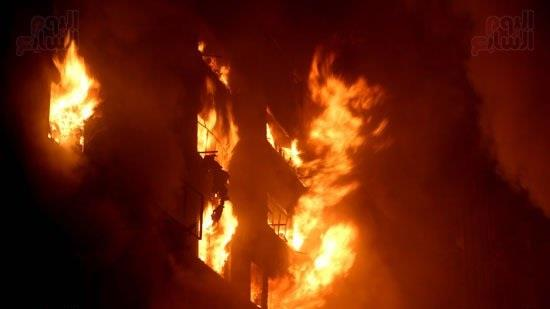
#> input picture 8/fire_dataset/fire_images/fire.116.png, 550 x 309 px; its folder holds 4 pictures in this run
$ jupyter execute 8.ipynb
#> lines starting #> are read from the running program, lines starting #| are printed output that depends on the picture; pictures that were not available may be replaced by others from this repository, and a replacement may not be noted
[cell 1]
# Cell 1
import pandas as pd
import matplotlib.pyplot as plt
import seaborn as sns
import matplotlib.pyplot as plt
import numpy as np
import math
import itertools
from matplotlib.ticker import ScalarFormatter
import mplfinance as mpf
from PIL import Image
import os
from tqdm import tqdm
from scipy import stats

[cell 2]
# Cell 2
fire_path = 'fire_dataset/fire_images/'
non_fire_path = 'fire_dataset/non_fire_images/'

[cell 3]
# Cell 3
fire_images = [os.path.join(fire_path, fname) for fname in os.listdir(fire_path) if os.path.isfile(os.path.join(fire_path, fname))]
non_fire_images = [os.path.join(non_fire_path, fname) for fname in os.listdir(non_fire_path) if os.path.isfile(os.path.join(non_fire_path, fname))]

df_fire = pd.DataFrame({'img_path': fire_images, 'label': 1})
df_non_fire = pd.DataFrame({'img_path': non_fire_images, 'label': 0})

df = pd.concat([df_fire, df_non_fire], ignore_index=True)

df = df.sample(frac=1, random_state=42).reset_index(drop=True)


df.head(5)

[cell 4]
# Cell 4
df

[cell 5]
# Cell 5
df

[cell 6]
# Cell 6
df_temp_list = df[df['label'] == 0][5:].head(6)

plt.figure(figsize=(12, 6))

for i, path in enumerate(df_temp_list['img_path']):
    img = Image.open(path)
    plt.subplot(2, 3, i + 1)
    plt.imshow(img)
    plt.title(f"{path}")
    plt.axis('off')

plt.tight_layout()
plt.show()

[cell 7]
# Cell 7
df_temp_list = df[df['label'] == 1][5:].head(6)

plt.figure(figsize=(12, 6))

for i, path in enumerate(df_temp_list['img_path']):
    img = Image.open(path)
    plt.subplot(2, 3, i + 1)
    plt.imshow(img)
    plt.title(f"{path}")
    plt.axis('off')

plt.tight_layout()
plt.show()

[cell 8]
# Cell 8
def add_pixel_cols(df_input, threshold=0):
#> called with threshold = 10
    from tqdm import tqdm
    from PIL import Image
    import numpy as np
    import pandas as pd

    red_pixels_list = []
    green_pixels_list = []
    blue_pixels_list = []
    gray_pixels_list = []
    img_width_list = []
    img_height_list = []

    stat_cols = ['Mean', 'Var', 'Q1', 'Median', 'Q3', 'Min', 'Max', 'Count','Contrast', 'Range']
    red_stats = {stat: [] for stat in stat_cols}
    green_stats = {stat: [] for stat in stat_cols}
    blue_stats = {stat: [] for stat in stat_cols}
    gray_stats = {stat: [] for stat in stat_cols}

    for path in tqdm(df_input['img_path']):
        img_rgb = Image.open(path).convert('RGB')
#> img_rgb is the input picture: PIL image 550x309 RGB; mean R, G, B 98.8, 32.9, 10.8
        arr_rgb = np.array(img_rgb)

        red = arr_rgb[:, :, 0].flatten().astype(np.uint8)
        green = arr_rgb[:, :, 1].flatten().astype(np.uint8)
        blue = arr_rgb[:, :, 2].flatten().astype(np.uint8)
        gray = np.array(img_rgb.convert('L')).flatten().astype(np.uint8)

        red_pixels_list.append(red)
        green_pixels_list.append(green)
        blue_pixels_list.append(blue)
        gray_pixels_list.append(gray)

        img_width_list.append(img_rgb.width)
        img_height_list.append(img_rgb.height)

        def compute_stats(arr):
            return {
                'Mean': arr.mean(),
                'Var': arr.var(),
                'Q1': np.percentile(arr, 25),
                'Median': np.median(arr),
                'Q3': np.percentile(arr, 75),
                'Min': arr.min(),
                'Max': arr.max(),
                'Count': np.sum(arr > threshold),
                'Contrast': np.std(arr),
                'Range': arr.max() - arr.min()
            }

        for stat, val in compute_stats(red).items():
            red_stats[stat].append(val)
#> this loop made 10 passes
#> (stat, val) on passes 1 to 10: ('Mean', 98.85), ('Var', 4646.8), ('Q1', 56), ('Median', 80), ('Q3', 127), ('Min', 0), ('Max', 255), ('Count', 158137), ('Contrast', 68.17), ('Range', 255)
        for stat, val in compute_stats(green).items():
            green_stats[stat].append(val)
#> this loop made 10 passes
#> (stat, val) on passes 1 to 10: ('Mean', 32.93), ('Var', 3195.6), ('Q1', 1), ('Median', 10), ('Q3', 32), ('Min', 0), ('Max', 255), ('Count', 82242), ('Contrast', 56.53), ('Range', 255)
        for stat, val in compute_stats(blue).items():
            blue_stats[stat].append(val)
#> this loop made 10 passes
#> (stat, val) on passes 1 to 10: ('Mean', 10.79), ('Var', 965.8), ('Q1', 0), ('Median', 1), ('Q3', 4), ('Min', 0), ('Max', 255), ('Count', 22988), ('Contrast', 31.08), ('Range', 255)
        for stat, val in compute_stats(gray).items():
            gray_stats[stat].append(val)
#> this loop made 10 passes
#> (stat, val) on passes 1 to 10: ('Mean', 50.1), ('Var', 3025.7), ('Q1', 18), ('Median', 30), ('Q3', 57), ('Min', 0), ('Max', 255), ('Count', 150554), ('Contrast', 55.01), ('Range', 255)

    # Store pixel arrays
    df_input['Red_Pixels'] = red_pixels_list
    df_input['Green_Pixels'] = green_pixels_list
    df_input['Blue_Pixels'] = blue_pixels_list
    df_input['Gray_Pixels'] = gray_pixels_list
    df_input['Image_Width'] = img_width_list
    df_input['Image_Height'] = img_height_list

    # Store computed stats
    for stat in stat_cols:
        df_input[f'Red_{stat}'] = red_stats[stat]
        df_input[f'Green_{stat}'] = green_stats[stat]
        df_input[f'Blue_{stat}'] = blue_stats[stat]
        df_input[f'Gray_{stat}'] = gray_stats[stat]

    return df_input

[cell 9]
# Cell 9
df_preprocessed = add_pixel_cols(df, 10)

[cell 10]
# Cell 10
df

[cell 11]
# Cell 11
df_preprocessed['resolution'] = df_preprocessed['Image_Width'] * df_preprocessed['Image_Height']

# df_preprocessed where resolution is max
df_preprocessed[df_preprocessed['resolution'] == df_preprocessed['resolution'].max()]

[cell 12]
# Cell 12
df_temp__ = df_preprocessed[(df_preprocessed['Image_Width'] >= 256) & (df_preprocessed['Image_Height'] >= 256)]
df_temp__[df_temp__['resolution'] == df_temp__['resolution'].min()]

[cell 13]
# Cell 13

[cell 14]
# Cell 14
df_fire = df_preprocessed[df_preprocessed['label'] == 1].copy()
df_non_fire = df_preprocessed[df_preprocessed['label'] == 0].copy()

[cell 15]
# Cell 15
df_preprocessed['label_name'] = df_preprocessed['label'].map({1: 'Cháy', 0: 'Không cháy'})

[cell 16]
# Cell 16
plt.figure(figsize=(10, 6))
counts = df['label_name'].value_counts()

def autopct_format(pct):
    total = sum(counts)
    count = int(round(pct * total / 100.0))
    return f'{pct:.1f}%\n({count:,})'

plt.pie(
    counts,
    labels=counts.index,
    autopct=autopct_format,
    startangle=90,
    colors=["#e70b0b", "#1275d8"]
)

plt.show()
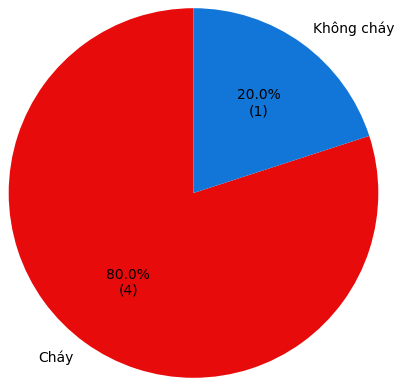
#> figure drawn by matplotlib, 1 panel

[cell 17]
# Cell 17

plt.figure(figsize=(12, 6))
sns.histplot(
    data=df_preprocessed,
    x='Image_Width',
    y='Image_Height',
    bins=30,
    cbar=True,
    cmap='coolwarm',
    edgecolor='black'
)
plt.xlabel('Chiều dài ảnh')
plt.ylabel('Chiều cao ảnh')
plt.show()
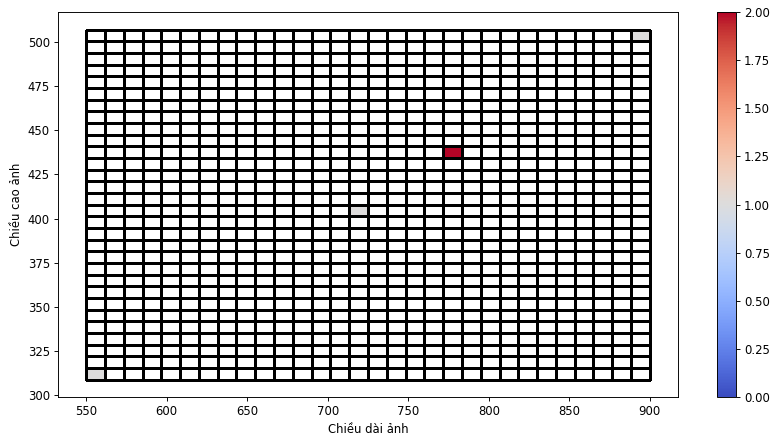
#> figure drawn by matplotlib, 2 panels

[cell 18]
# Cell 18
# plot mean gray pixels
plt.figure(figsize=(10, 6))
sns.histplot(df_fire['Gray_Mean'], color='red', label='Cháy', kde=True, stat='density', bins=25)
sns.histplot(df_non_fire['Gray_Mean'], color='blue', label='Không cháy', kde=True, stat='density', bins=25)

plt.xlabel('Cường trung bình của pixel')
plt.ylabel('Mật độ')
plt.legend()
plt.show()
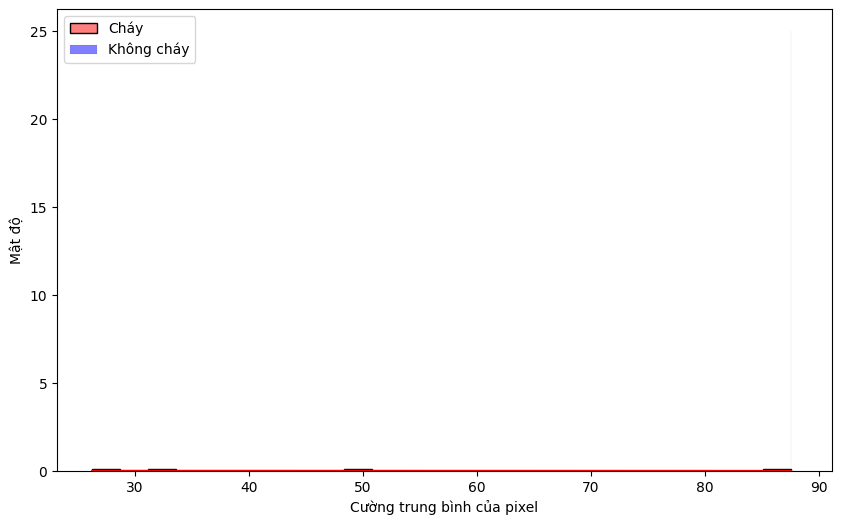
#> figure drawn by matplotlib, 1 panel; tallest bar 0.102 high, from x = 31.16 to 33.61; tallest bar 25 high, from x = 87.55 to 87.59; curve peaks at x = 37.04, y = 0.0131

[cell 19]
# Cell 19
# kde of red, green, blue, gray pixels of fire images
plt.figure(figsize=(12, 8))
sns.kdeplot(df_fire['Red_Mean'], color='red', label='Đỏ', fill=True, alpha=0.3)
sns.kdeplot(df_fire['Green_Mean'], color='green', label='Xanh lá', fill=True, alpha=0.3)
sns.kdeplot(df_fire['Blue_Mean'], color='blue', label='Xanh dương', fill=True, alpha=0.3)
plt.xlabel('Cường độ trung bình của pixel')
plt.ylabel('Mật độ')
plt.legend()
plt.show()
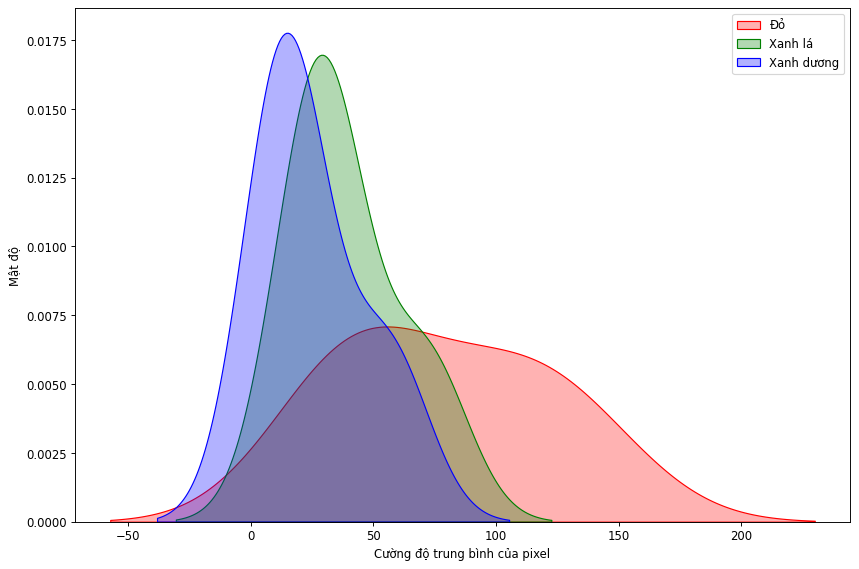
#> figure drawn by matplotlib, 1 panel

[cell 20]
# Cell 20
# kde of red, green, blue, gray pixels of fire images
plt.figure(figsize=(12, 8))
sns.kdeplot(df_non_fire['Red_Mean'], color='red', label='Đỏ', fill=True, alpha=0.3)
sns.kdeplot(df_non_fire['Green_Mean'], color='green', label='Xanh lá', fill=True, alpha=0.3)
sns.kdeplot(df_non_fire['Blue_Mean'], color='blue', label='Xanh dương', fill=True, alpha=0.3)
plt.xlabel('Cường độ trung bình của pixel')
plt.ylabel('Mật độ')
plt.legend()
plt.show()

[cell 21]
# Cell 21
grouped = df.groupby('label_name')['Red_Contrast']
quartiles = grouped.quantile([0.25, 0.5, 0.75]).unstack()
quartiles.columns = ['Q1', 'Median', 'Q3']
quartiles['IQR'] = quartiles['Q3'] - quartiles['Q1']

whisk = {}
for lvl, row in quartiles.iterrows():
    data = df.loc[df['label_name']==lvl, 'Red_Contrast']
    lower_bound = row['Q1'] - 1.5 * row['IQR']
    upper_bound = row['Q3'] + 1.5 * row['IQR']
    lower_whisk = data[data >= lower_bound].min()
    upper_whisk = data[data <= upper_bound].max()
    whisk[lvl] = (lower_whisk, upper_whisk)

fig, ax = plt.subplots(figsize=(12, 4))
sns.boxplot(
    data=df,
    y='label_name',
    x='Red_Contrast',
    hue='label_name',
    palette='Set1',
    hue_order=['Không cháy', 'Cháy'],
    orient='h',
    ax=ax
)

ax.set_ylabel('Nhãn')
ax.set_xlabel('Độ tương phản')

hue_levels = ['Cháy', 'Không cháy']
y_offsets = [-0.05, 0.05]

for i, lvl in enumerate(hue_levels):
    q1, med, q3 = quartiles.loc[lvl, ['Q1','Median','Q3']]
    wlow, whigh = whisk[lvl]
    y = i

    ax.text(q1 + 0.4,  y + y_offsets[i] * 5, f"{q1:.0f}",
            va='center', ha='left', fontdict={'fontsize': 12})
    ax.text(med + 0.4, y + y_offsets[i], f"{med:.0f}",
            va='center', ha='left', fontdict={'fontsize': 12})
    ax.text(q3 + 0.4,  y + y_offsets[i]* 5, f"{q3:.0f}",
            va='center', ha='left', fontdict={'fontsize': 12})

    ax.text(wlow + 0.4,  y + y_offsets[i], f"{wlow:.0f}",
            va='center', ha='right', fontdict={'fontsize': 12})
    ax.text(whigh+ 0.4 , y + y_offsets[i], f"{whigh:.0f}",
            va='center', ha='left', fontdict={'fontsize': 12})

plt.tight_layout()
plt.show()
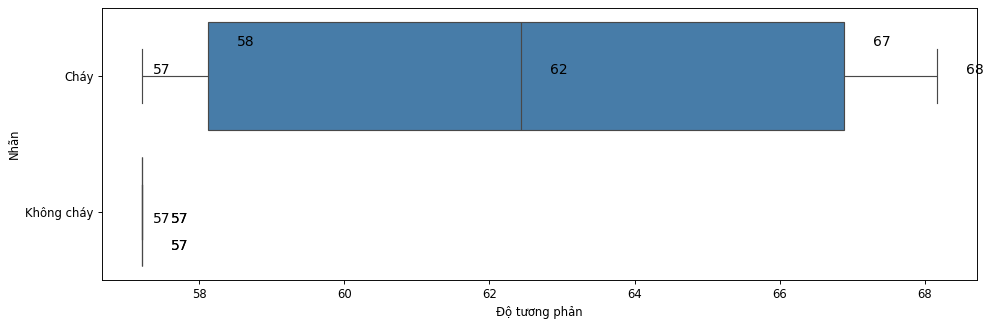
#> figure drawn by matplotlib, 1 panel

[cell 22]
# Cell 22
grouped = df.groupby('label_name')['Blue_Contrast']
quartiles = grouped.quantile([0.25, 0.5, 0.75]).unstack()
quartiles.columns = ['Q1', 'Median', 'Q3']
quartiles['IQR'] = quartiles['Q3'] - quartiles['Q1']

whisk = {}
for lvl, row in quartiles.iterrows():
    data = df.loc[df['label_name']==lvl, 'Blue_Contrast']
    lower_bound = row['Q1'] - 1.5 * row['IQR']
    upper_bound = row['Q3'] + 1.5 * row['IQR']
    lower_whisk = data[data >= lower_bound].min()
    upper_whisk = data[data <= upper_bound].max()
    whisk[lvl] = (lower_whisk, upper_whisk)

fig, ax = plt.subplots(figsize=(12, 4))
sns.boxplot(
    data=df,
    y='label_name',
    x='Blue_Contrast',
    hue='label_name',
    palette='Set1',
    hue_order=['Không cháy', 'Cháy'],
    orient='h',
    ax=ax
)

ax.set_ylabel('Nhãn')
ax.set_xlabel('Độ tương phản')

hue_levels = ['Cháy', 'Không cháy']
y_offsets = [-0.05, 0.05]

for i, lvl in enumerate(hue_levels):
    q1, med, q3 = quartiles.loc[lvl, ['Q1','Median','Q3']]
    wlow, whigh = whisk[lvl]
    y = i

    ax.text(q1 + 0.4,  y + y_offsets[i] * 5, f"{q1:.0f}",
            va='center', ha='left', fontdict={'fontsize': 12})
    ax.text(med + 0.4, y + y_offsets[i], f"{med:.0f}",
            va='center', ha='left', fontdict={'fontsize': 12})
    ax.text(q3 + 0.4,  y + y_offsets[i]* 5, f"{q3:.0f}",
            va='center', ha='left', fontdict={'fontsize': 12})

    ax.text(wlow + 0.4,  y + y_offsets[i], f"{wlow:.0f}",
            va='center', ha='right', fontdict={'fontsize': 12})
    ax.text(whigh+ 0.4 , y + y_offsets[i], f"{whigh:.0f}",
            va='center', ha='left', fontdict={'fontsize': 12})

plt.tight_layout()
plt.show()
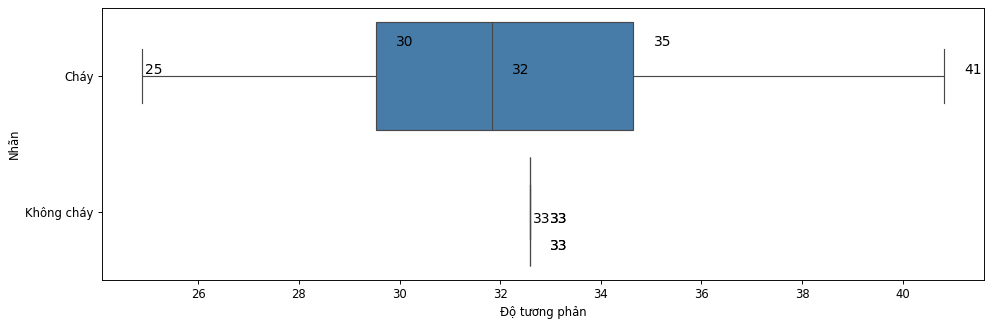
#> figure drawn by matplotlib, 1 panel

[cell 23]
# Cell 23
grouped = df.groupby('label_name')['Green_Contrast']
quartiles = grouped.quantile([0.25, 0.5, 0.75]).unstack()
quartiles.columns = ['Q1', 'Median', 'Q3']
quartiles['IQR'] = quartiles['Q3'] - quartiles['Q1']

whisk = {}
for lvl, row in quartiles.iterrows():
    data = df.loc[df['label_name']==lvl, 'Green_Contrast']
    lower_bound = row['Q1'] - 1.5 * row['IQR']
    upper_bound = row['Q3'] + 1.5 * row['IQR']
    lower_whisk = data[data >= lower_bound].min()
    upper_whisk = data[data <= upper_bound].max()
    whisk[lvl] = (lower_whisk, upper_whisk)

fig, ax = plt.subplots(figsize=(12, 4))
sns.boxplot(
    data=df,
    y='label_name',
    x='Green_Contrast',
    hue='label_name',
    palette='Set1',
    hue_order=['Không cháy', 'Cháy'],
    orient='h',
    ax=ax
)

ax.set_ylabel('Nhãn')
ax.set_xlabel('Độ tương phản')

hue_levels = ['Cháy', 'Không cháy']
y_offsets = [-0.05, 0.05]

for i, lvl in enumerate(hue_levels):
    q1, med, q3 = quartiles.loc[lvl, ['Q1','Median','Q3']]
    wlow, whigh = whisk[lvl]
    y = i

    ax.text(q1 + 0.4,  y + y_offsets[i] * 5, f"{q1:.0f}",
            va='center', ha='left', fontdict={'fontsize': 12})
    ax.text(med + 0.4, y + y_offsets[i], f"{med:.0f}",
            va='center', ha='left', fontdict={'fontsize': 12})
    ax.text(q3 + 0.4,  y + y_offsets[i]* 5, f"{q3:.0f}",
            va='center', ha='left', fontdict={'fontsize': 12})

    ax.text(wlow + 0.4,  y + y_offsets[i], f"{wlow:.0f}",
            va='center', ha='right', fontdict={'fontsize': 12})
    ax.text(whigh+ 0.4 , y + y_offsets[i], f"{whigh:.0f}",
            va='center', ha='left', fontdict={'fontsize': 12})

plt.tight_layout()
plt.show()
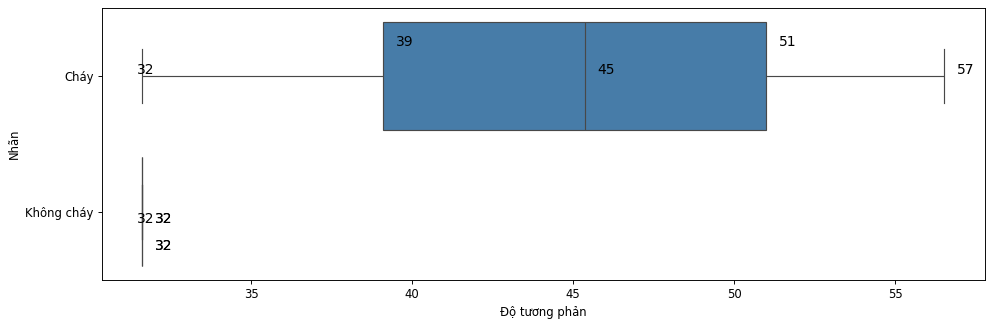
#> figure drawn by matplotlib, 1 panel
